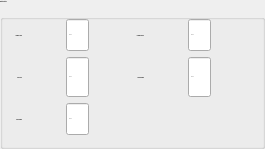
       <widget class="QGroupBox" name="ShutterStatus">
        <property name="font">
         <font>
          <family>Ubuntu</family>
          <pointsize>-1</pointsize>
          <weight>75</weight>
          <bold>true</bold>
         </font>
        </property>
        <property name="styleSheet">
         <string notr="true"/>
        </property>
        <property name="title">
         <string>Shutter Status</string>
        </property>
        <property name="flat">
         <bool>false</bool>
        </property>
        <layout class="QGridLayout" name="gridLayout">
         <item row="0" column="8">
          <widget class="caLed" name="caled_21">
           <property name="sizePolicy">
            <sizepolicy hsizetype="Preferred" vsizetype="Preferred">
             <horstretch>0</horstretch>
             <verstretch>0</verstretch>
            </sizepolicy>
           </property>
           <property name="minimumSize">
            <size>
             <width>32</width>
             <height>32</height>
            </size>
           </property>
           <property name="rectangular">
            <bool>true</bool>
           </property>
           <property name="ledWidth">
            <number>30</number>
           </property>
           <property name="ledHeight">
            <number>30</number>
           </property>
           <property name="linearGradient">
            <bool>true</bool>
           </property>
           <property name="channel" stdset="0">
            <string notr="true">SHUTTER:NOPA:Flip_RBV</string>
           </property>
           <property name="falseColor">
            <color>
             <red>0</red>
             <green>170</green>
             <blue>0</blue>
            </color>
           </property>
           <property name="trueValue">
            <string>2</string>
           </property>
           <property name="falseValue">
            <string>1</string>
           </property>
          </widget>
         </item>
         <item row="0" column="3">
          <widget class="caLed" name="caled_22">
           <property name="sizePolicy">
            <sizepolicy hsizetype="Preferred" vsizetype="Preferred">
             <horstretch>0</horstretch>
             <verstretch>0</verstretch>
            </sizepolicy>
           </property>
           <property name="minimumSize">
            <size>
             <width>32</width>
             <height>32</height>
            </size>
           </property>
           <property name="rectangular">
            <bool>true</bool>
           </property>
           <property name="ledWidth">
            <number>30</number>
           </property>
           <property name="ledHeight">
            <number>30</number>
           </property>
           <property name="linearGradient">
            <bool>true</bool>
           </property>
           <property name="channel" stdset="0">
            <string notr="true">SHUTTER:PM:Flip_RBV</string>
           </property>
           <property name="falseColor">
            <color>
             <red>0</red>
             <green>170</green>
             <blue>0</blue>
            </color>
           </property>
           <property name="trueValue">
            <string>2</string>
           </property>
           <property name="falseValue">
            <string>1</string>
           </property>
          </widget>
         </item>
         <item row="4" column="5">
          <widget class="caLineEdit" name="calineedit_65">
           <property name="sizePolicy">
            <sizepolicy hsizetype="MinimumExpanding" vsizetype="Preferred">
             <horstretch>0</horstretch>
             <verstretch>0</verstretch>
            </sizepolicy>
           </property>
           <property name="minimumSize">
            <size>
             <width>0</width>
             <height>0</height>
            </size>
           </property>
           <property name="font">
            <font>
             <family>Ubuntu</family>
             <pointsize>-1</pointsize>
            </font>
           </property>
           <property name="text">
            <string>---------</string>
           </property>
           <property name="readOnly">
            <bool>true</bool>
           </property>
           <property name="channel" stdset="0">
            <string notr="true">SHUTTER:HHGPUMP:Shutter_RBV</string>
           </property>
           <property name="foreground">
            <color>
             <red>0</red>
             <green>255</green>
             <blue>0</blue>
            </color>
           </property>
           <property name="background">
            <color alpha="0">
             <red>160</red>
             <green>160</green>
             <blue>164</blue>
            </color>
           </property>
           <property name="colorMode">
            <enum>caLineEdit::Static</enum>
           </property>
           <property name="precision">
            <number>6</number>
           </property>
           <property name="unitsEnabled">
            <bool>true</bool>
           </property>
          </widget>
         </item>
         <item row="3" column="2">
          <widget class="QLabel" name="label_5">
           <property name="sizePolicy">
            <sizepolicy hsizetype="Preferred" vsizetype="Preferred">
             <horstretch>0</horstretch>
             <verstretch>0</verstretch>
            </sizepolicy>
           </property>
           <property name="font">
            <font>
             <family>Ubuntu Condensed</family>
             <pointsize>-1</pointsize>
            </font>
           </property>
           <property name="styleSheet">
            <string notr="true"/>
           </property>
           <property name="text">
            <string>HHG Cell:</string>
           </property>
           <property name="alignment">
            <set>Qt::AlignRight|Qt::AlignTrailing|Qt::AlignVCenter</set>
           </property>
          </widget>
         </item>
         <item row="3" column="5">
          <widget class="caLineEdit" name="calineedit_66">
           <property name="sizePolicy">
            <sizepolicy hsizetype="MinimumExpanding" vsizetype="Preferred">
             <horstretch>0</horstretch>
             <verstretch>0</verstretch>
            </sizepolicy>
           </property>
           <property name="minimumSize">
            <size>
             <width>0</width>
             <height>0</height>
            </size>
           </property>
           <property name="font">
            <font>
             <family>Ubuntu</family>
             <pointsize>-1</pointsize>
            </font>
           </property>
           <property name="text">
            <string>---------</string>
           </property>
           <property name="readOnly">
            <bool>true</bool>
           </property>
           <property name="channel" stdset="0">
            <string notr="true">SHUTTER:HHG:Shutter_RBV</string>
           </property>
           <property name="foreground">
            <color>
             <red>0</red>
             <green>255</green>
             <blue>0</blue>
            </color>
           </property>
           <property name="background">
            <color alpha="0">
             <red>160</red>
             <green>160</green>
             <blue>164</blue>
            </color>
           </property>
           <property name="colorMode">
            <enum>caLineEdit::Static</enum>
           </property>
           <property name="precision">
            <number>6</number>
           </property>
           <property name="unitsEnabled">
            <bool>true</bool>
           </property>
          </widget>
         </item>
         <item row="4" column="2">
          <widget class="QLabel" name="label_7">
           <property name="sizePolicy">
            <sizepolicy hsizetype="Preferred" vsizetype="Preferred">
             <horstretch>0</horstretch>
             <verstretch>0</verstretch>
            </sizepolicy>
           </property>
           <property name="font">
            <font>
             <family>Ubuntu Condensed</family>
             <pointsize>-1</pointsize>
            </font>
           </property>
           <property name="styleSheet">
            <string notr="true"/>
           </property>
           <property name="text">
            <string>HHG Pump:</string>
           </property>
           <property name="alignment">
            <set>Qt::AlignRight|Qt::AlignTrailing|Qt::AlignVCenter</set>
           </property>
          </widget>
         </item>
         <item row="0" column="2">
          <widget class="QLabel" name="label_3">
           <property name="sizePolicy">
            <sizepolicy hsizetype="Preferred" vsizetype="Preferred">
             <horstretch>0</horstretch>
             <verstretch>0</verstretch>
            </sizepolicy>
           </property>
           <property name="font">
            <font>
             <family>Ubuntu Condensed</family>
             <pointsize>-1</pointsize>
            </font>
           </property>
           <property name="styleSheet">
            <string notr="true"/>
           </property>
           <property name="text">
            <string>Legend HHG:</string>
           </property>
           <property name="alignment">
            <set>Qt::AlignRight|Qt::AlignTrailing|Qt::AlignVCenter</set>
           </property>
          </widget>
         </item>
         <item row="4" column="3">
          <widget class="caLed" name="caled_19">
           <property name="sizePolicy">
            <sizepolicy hsizetype="Preferred" vsizetype="Preferred">
             <horstretch>0</horstretch>
             <verstretch>0</verstretch>
            </sizepolicy>
           </property>
           <property name="minimumSize">
            <size>
             <width>32</width>
             <height>32</height>
            </size>
           </property>
           <property name="rectangular">
            <bool>true</bool>
           </property>
           <property name="ledWidth">
            <number>30</number>
           </property>
           <property name="ledHeight">
            <number>30</number>
           </property>
           <property name="linearGradient">
            <bool>true</bool>
           </property>
           <property name="channel" stdset="0">
            <string notr="true">SHUTTER:HHGPUMP:Flip_RBV</string>
           </property>
           <property name="falseColor">
            <color>
             <red>0</red>
             <green>170</green>
             <blue>0</blue>
            </color>
           </property>
           <property name="trueValue">
            <string>2</string>
           </property>
           <property name="falseValue">
            <string>1</string>
           </property>
          </widget>
         </item>
         <item row="3" column="3">
          <widget class="caLed" name="caled_20">
           <property name="sizePolicy">
            <sizepolicy hsizetype="Preferred" vsizetype="Preferred">
             <horstretch>0</horstretch>
             <verstretch>0</verstretch>
            </sizepolicy>
           </property>
           <property name="minimumSize">
            <size>
             <width>32</width>
             <height>32</height>
            </size>
           </property>
           <property name="rectangular">
            <bool>true</bool>
           </property>
           <property name="ledWidth">
            <number>30</number>
           </property>
           <property name="ledHeight">
            <number>30</number>
           </property>
           <property name="linearGradient">
            <bool>true</bool>
           </property>
           <property name="channel" stdset="0">
            <string notr="true">SHUTTER:HHG:Flip_RBV</string>
           </property>
           <property name="falseColor">
            <color>
             <red>0</red>
             <green>170</green>
             <blue>0</blue>
            </color>
           </property>
           <property name="trueValue">
            <string>1</string>
           </property>
           <property name="falseValue">
            <string>2</string>
           </property>
          </widget>
         </item>
         <item row="0" column="5">
          <widget class="caLineEdit" name="calineedit_63">
           <property name="sizePolicy">
            <sizepolicy hsizetype="MinimumExpanding" vsizetype="Preferred">
             <horstretch>0</horstretch>
             <verstretch>0</verstretch>
            </sizepolicy>
           </property>
           <property name="minimumSize">
            <size>
             <width>0</width>
             <height>0</height>
            </size>
           </property>
           <property name="font">
            <font>
             <family>Ubuntu</family>
             <pointsize>-1</pointsize>
            </font>
           </property>
           <property name="text">
            <string>---------</string>
           </property>
           <property name="readOnly">
            <bool>true</bool>
           </property>
           <property name="channel" stdset="0">
            <string notr="true">SHUTTER:PM:Shutter_RBV</string>
           </property>
           <property name="foreground">
            <color>
             <red>0</red>
             <green>255</green>
             <blue>0</blue>
            </color>
           </property>
           <property name="background">
            <color alpha="0">
             <red>160</red>
             <green>160</green>
             <blue>164</blue>
            </color>
           </property>
           <property name="colorMode">
            <enum>caLineEdit::Static</enum>
           </property>
           <property name="precision">
            <number>6</number>
           </property>
           <property name="unitsEnabled">
            <bool>true</bool>
           </property>
          </widget>
         </item>
         <item row="0" column="7">
          <widget class="QLabel" name="label_4">
           <property name="sizePolicy">
            <sizepolicy hsizetype="Preferred" vsizetype="Preferred">
             <horstretch>0</horstretch>
             <verstretch>0</verstretch>
            </sizepolicy>
           </property>
           <property name="font">
            <font>
             <family>Ubuntu Condensed</family>
             <pointsize>-1</pointsize>
            </font>
           </property>
           <property name="styleSheet">
            <string notr="true"/>
           </property>
           <property name="text">
            <string>Legend NOPA:</string>
           </property>
           <property name="alignment">
            <set>Qt::AlignRight|Qt::AlignTrailing|Qt::AlignVCenter</set>
           </property>
          </widget>
         </item>
         <item row="3" column="8">
          <widget class="caLed" name="caled_15">
           <property name="sizePolicy">
            <sizepolicy hsizetype="Preferred" vsizetype="Preferred">
             <horstretch>0</horstretch>
             <verstretch>0</verstretch>
            </sizepolicy>
           </property>
           <property name="minimumSize">
            <size>
             <width>32</width>
             <height>32</height>
            </size>
           </property>
           <property name="rectangular">
            <bool>true</bool>
           </property>
           <property name="ledWidth">
            <number>30</number>
           </property>
           <property name="ledHeight">
            <number>30</number>
           </property>
           <property name="linearGradient">
            <bool>true</bool>
           </property>
           <property name="channel" stdset="0">
            <string notr="true">SHUTTER:MOKE:Flip_RBV</string>
           </property>
           <property name="falseColor">
            <color>
             <red>0</red>
             <green>170</green>
             <blue>0</blue>
            </color>
           </property>
           <property name="trueValue">
            <string>2</string>
           </property>
           <property name="falseValue">
            <string>1</string>
           </property>
          </widget>
         </item>
         <item row="0" column="9">
          <widget class="caLineEdit" name="calineedit_64">
           <property name="sizePolicy">
            <sizepolicy hsizetype="MinimumExpanding" vsizetype="Preferred">
             <horstretch>0</horstretch>
             <verstretch>0</verstretch>
            </sizepolicy>
           </property>
           <property name="minimumSize">
            <size>
             <width>0</width>
             <height>0</height>
            </size>
           </property>
           <property name="font">
            <font>
             <family>Ubuntu</family>
             <pointsize>-1</pointsize>
            </font>
           </property>
           <property name="text">
            <string>---------</string>
           </property>
           <property name="readOnly">
            <bool>true</bool>
           </property>
           <property name="channel" stdset="0">
            <string notr="true">SHUTTER:NOPA:Shutter_RBV</string>
           </property>
           <property name="foreground">
            <color>
             <red>0</red>
             <green>255</green>
             <blue>0</blue>
            </color>
           </property>
           <property name="background">
            <color alpha="0">
             <red>160</red>
             <green>160</green>
             <blue>164</blue>
            </color>
           </property>
           <property name="colorMode">
            <enum>caLineEdit::Static</enum>
           </property>
           <property name="precision">
            <number>6</number>
           </property>
           <property name="unitsEnabled">
            <bool>true</bool>
           </property>
          </widget>
         </item>
         <item row="3" column="9">
          <widget class="caLineEdit" name="calineedit_62">
           <property name="sizePolicy">
            <sizepolicy hsizetype="MinimumExpanding" vsizetype="Preferred">
             <horstretch>0</horstretch>
             <verstretch>0</verstretch>
            </sizepolicy>
           </property>
           <property name="minimumSize">
            <size>
             <width>0</width>
             <height>40</height>
            </size>
           </property>
           <property name="font">
            <font>
             <family>Ubuntu</family>
             <pointsize>-1</pointsize>
            </font>
           </property>
           <property name="text">
            <string>---------</string>
           </property>
           <property name="readOnly">
            <bool>true</bool>
           </property>
           <property name="channel" stdset="0">
            <string notr="true">SHUTTER:MOKE:Shutter_RBV</string>
           </property>
           <property name="foreground">
            <color>
             <red>0</red>
             <green>255</green>
             <blue>0</blue>
            </color>
           </property>
           <property name="background">
            <color alpha="0">
             <red>160</red>
             <green>160</green>
             <blue>164</blue>
            </color>
           </property>
           <property name="colorMode">
            <enum>caLineEdit::Static</enum>
           </property>
           <property name="precision">
            <number>6</number>
           </property>
           <property name="unitsEnabled">
            <bool>true</bool>
           </property>
           <property name="styleSheet" stdset="0">
            <string notr="true">caTextEntry,caLineEdit {background-color: rgba(160, 160, 164, 0); color: rgba(0, 255, 0, 255); border-radius: 1px;} caLineEdit {border: 0px; border-style:outset; padding: 0px 0px 0px 2px; border-color: rgba(0, 0, 0, 255) rgba(0, 0, 0, 255)  rgba(0, 0, 0, 255) rgba(0, 0, 0, 255);} caTextEntry { border: 2px; padding: 0px;} caTextEntry {border-style:inset; border-color: rgba(80, 80, 82, 0) rgba(240, 240, 246, 0)  rgba(240, 240, 246, 0) rgba(80, 80, 82, 0);} caTextEntry:focus {padding: 0px; border: 2px groove rgba(255, 0, 0, 255); border-radius: 1px;} </string>
           </property>
          </widget>
         </item>
         <item row="3" column="7">
          <widget class="QLabel" name="label_6">
           <property name="sizePolicy">
            <sizepolicy hsizetype="Preferred" vsizetype="Preferred">
             <horstretch>0</horstretch>
             <verstretch>0</verstretch>
            </sizepolicy>
           </property>
           <property name="font">
            <font>
             <family>Ubuntu Condensed</family>
             <pointsize>-1</pointsize>
            </font>
           </property>
           <property name="styleSheet">
            <string notr="true"/>
           </property>
           <property name="text">
            <string>MOKE Pump:</string>
           </property>
           <property name="alignment">
            <set>Qt::AlignRight|Qt::AlignTrailing|Qt::AlignVCenter</set>
           </property>
          </widget>
         </item>
         <item row="0" column="6">
          <spacer name="horizontalSpacer">
           <property name="orientation">
            <enum>Qt::Horizontal</enum>
           </property>
           <property name="sizeHint" stdset="0">
            <size>
             <width>40</width>
             <height>20</height>
            </size>
           </property>
          </spacer>
         </item>
         <item row="0" column="10">
          <spacer name="horizontalSpacer_2">
           <property name="orientation">
            <enum>Qt::Horizontal</enum>
           </property>
           <property name="sizeHint" stdset="0">
            <size>
             <width>40</width>
             <height>20</height>
            </size>
           </property>
          </spacer>
         </item>
        </layout>
        <zorder>label_3</zorder>
        <zorder>label_7</zorder>
        <zorder>label_5</zorder>
        <zorder>calineedit_63</zorder>
        <zorder>caled_19</zorder>
        <zorder>caled_20</zorder>
        <zorder>caled_22</zorder>
        <zorder>calineedit_65</zorder>
        <zorder>calineedit_66</zorder>
        <zorder>label_4</zorder>
        <zorder>caled_21</zorder>
        <zorder>calineedit_64</zorder>
        <zorder>label_6</zorder>
        <zorder>caled_15</zorder>
        <zorder>calineedit_62</zorder>
        <zorder>horizontalSpacer</zorder>
        <zorder>horizontalSpacer_2</zorder>
       </widget>
